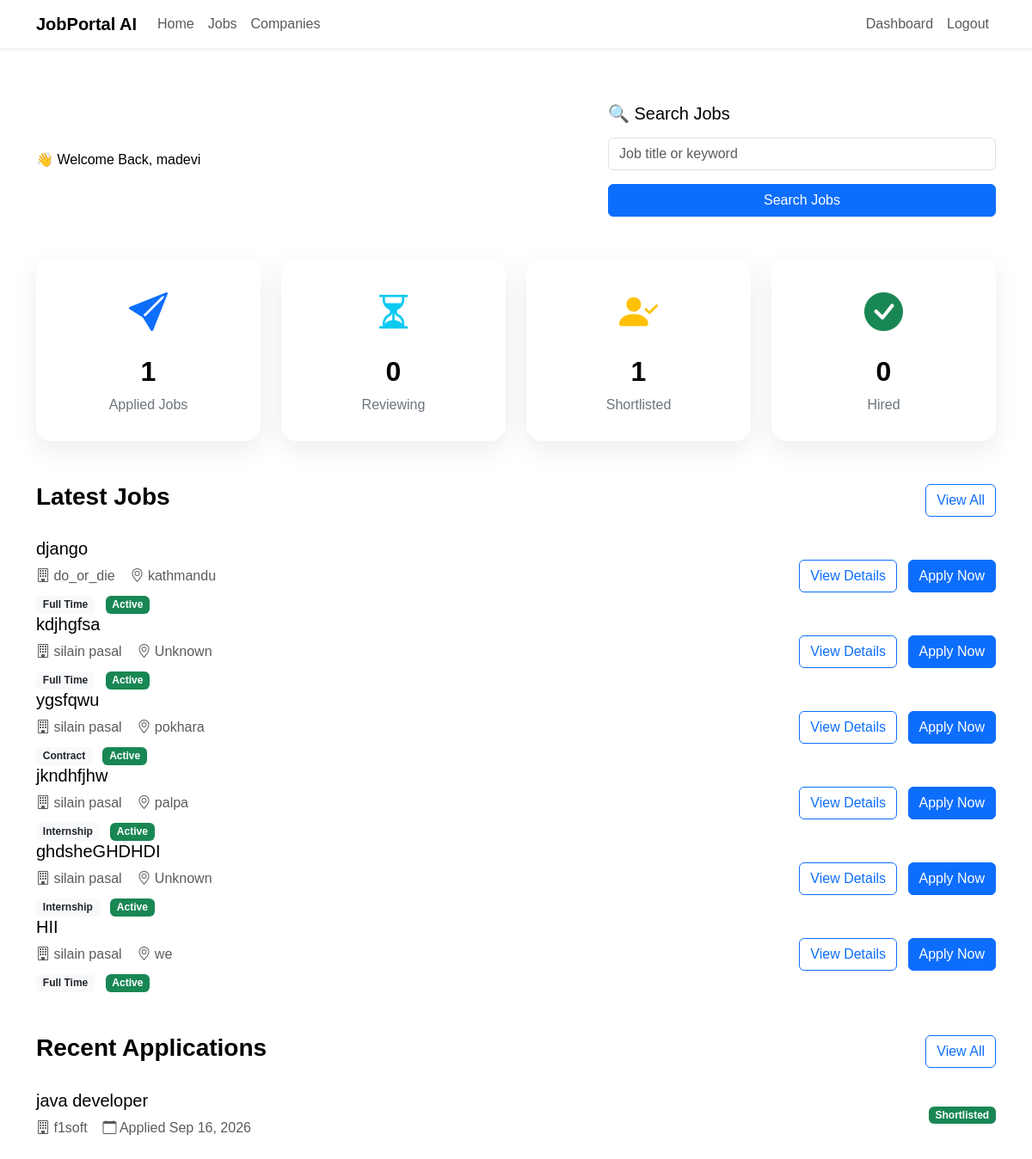
The page /applications/dashboard/ (signed in) on the database as committed earlier.
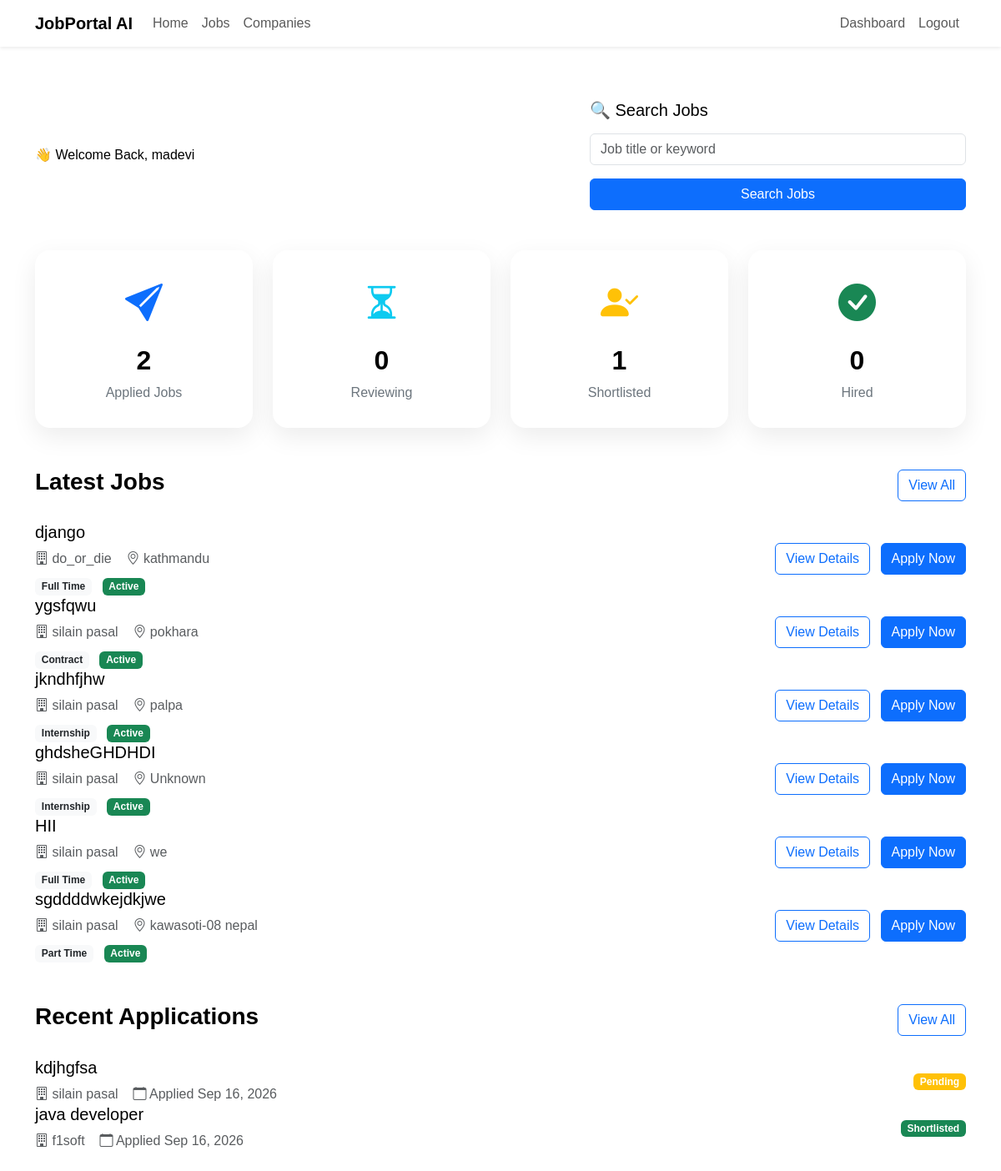
The same page on the database as committed later.
### jobs/models.py (models this page shows, shortened)
class Job(models.Model):
    class EmploymentType(models.TextChoices):
        FULL_TIME = "Full Time"
        PART_TIME = "Part Time"
        INTERNSHIP = "Internship"
        CONTRACT = "Contract"
    class ExperienceLevel(models.TextChoices):
        ENTRY =  "Entry Level"
        MID =  "Mid Level"
        SENIOR = "Senior Level"
    company = models.ForeignKey(Company,on_delete=models.CASCADE,related_name="jobs")
    title = models.CharField(max_length=200)
    slug = models.SlugField(unique=True,blank=True)
    description = models.TextField()
    location = models.CharField(max_length=150)
    employment_type = models.CharField(max_length=20,choices=EmploymentType.choices)
    experience_level = models.CharField( max_length=20, choices=ExperienceLevel.choices )
    salary_min = models.PositiveIntegerField()
    salary_max = models.PositiveIntegerField()
    vacancies = models.PositiveIntegerField(default=1)
    deadline = models.DateField()
    is_active = models.BooleanField(default=True)
    created_at = models.DateTimeField(auto_now_add=True)
    updated_at = models.DateTimeField(auto_now=True)

### companies/models.py (models this page shows, shortened)
class Company(models.Model):
    owner = models.OneToOneField(settings.AUTH_USER_MODEL,on_delete=models.CASCADE,related_name="company")
    company_name = models.CharField(max_length=200)
    slug = models.SlugField(unique=True, blank=True)
    logo = models.ImageField( upload_to="company_logos/", blank=True, null=True)
    description = models.TextField()
    website = models.URLField(blank=True)
    email = models.EmailField()
    phone = models.CharField(max_length=20)
    address = models.TextField()
    location = models.CharField(max_length=255)
    city = models.CharField(max_length=100)
    country = models.CharField(max_length=100)
    established_date = models.DateField()
    employee_count = models.PositiveIntegerField()
    created_at = models.DateTimeField(auto_now_add=True)
    updated_at = models.DateTimeField(auto_now=True)

### applications/models.py (models this page shows, shortened)
class Application(models.Model):
    applicant = models.ForeignKey( settings.AUTH_USER_MODEL, on_delete=models.CASCADE, related_name="applications" )
    job = models.ForeignKey( Job, on_delete=models.CASCADE,related_name="applications")
    resume = models.FileField( upload_to="resumes/")
    cover_letter = models.TextField( blank=True)
    status = models.CharField( max_length=20,choices=Applicationstatus.choices,default=Applicationstatus.PENDING )
    applied_at = models.DateTimeField(auto_now_add=True)
    first_name = models.CharField(max_length=100, default="")
    last_name = models.CharField(max_length=100, default="")
    location = models.CharField(max_length=100, default="")
    class Meta:
        ordering = ["-applied_at"]
        unique_together = ("applicant", "job")

### applications/views.py (the view)
# urls.py: path("dashboard/",views.applicant_dashboard,name="applicant-dashboard" ),
@login_required
def applicant_dashboard(request):
    if request.user.role != "APPLICANT":
        return redirect("dashboard")
    applied_jobs = Application.objects.filter(applicant=request.user).count()
    interview_jobs = Application.objects.filter(applicant=request.user,status=Applicationstatus.SHORTLISTED).count()
    accepted_jobs = Application.objects.filter(applicant=request.user,status=Applicationstatus.HIRED ).count()
    recent_applications = Application.objects.filter(applicant=request.user )[:5]
    recommended_jobs = Job.objects.filter(is_active=True).exclude( applications__applicant=request.user )[:6]
    reviewing_jobs = Application.objects.filter(applicant=request.user,status=Applicationstatus.REVIEWING).count()
    context = {
    "applied_jobs": applied_jobs,
    "reviewing_jobs": reviewing_jobs,
    "interview_jobs": interview_jobs,
    "accepted_jobs": accepted_jobs,
    "recommended_jobs": recommended_jobs,
    "recent_applications": recent_applications,
}
    return render(request,"applications/applicant_dashboard.html",context )

### templates/applications/applicant_dashboard.html (shortened to what the changed rows need)
{% extends "dashboard_base.html" %}
{% load static %}
{% block content %}
<div class="container py-4">
    <section class="mb-5">
        <div class="row g-4">
            <div class="col-lg-3 col-md-6">
                <div class="dashboard-card">
                    <i class="bi bi-send-fill stat-icon text-primary"></i>
                    <h2>{{ applied_jobs }}</h2>
                    <p>Applied Jobs</p>
                </div>
            </div>
            <div class="col-lg-3 col-md-6">
                <div class="dashboard-card">
                    <h2>{{ reviewing_jobs }}</h2>
                </div>
            </div>
            <div class="col-lg-3 col-md-6">
                <div class="dashboard-card">
                    <h2>{{ interview_jobs }}</h2>
                </div>
            </div>
            <div class="col-lg-3 col-md-6">
                <div class="dashboard-card">
                    <h2>{{ accepted_jobs }}</h2>
                </div>
            </div>
        </div>
    </section>
    <section>
        {% for job in recommended_jobs %}
        <div class="job-card">
            <div class="row align-items-center">
                <div class="col-lg-8">
                    <h5 class="mb-2">
                        {{ job.title }}
                    </h5>
                    <p class="text-muted mb-2">
                        <i class="bi bi-building"></i>
                        {{ job.company.company_name }}
                        <i class="bi bi-geo-alt"></i>
                        {{ job.location }}
                    </p>
                    <div>
                        <span class="badge bg-light text-dark">
                            {{ job.get_employment_type_display }}
                        </span>
                        <span class="badge bg-success ms-2">
                            Active
                        </span>
                    </div>
                </div>
                <div class="col-lg-4 text-lg-end mt-3 mt-lg-0">
                    <a href="{% url 'job-detail' job.pk %}"
                       class="btn btn-outline-primary me-2">
                        View Details
                    </a>
                    <a href="{% url 'apply-job' job.pk %}"
                       class="btn btn-primary">
                        Apply Now
                    </a>
                </div>
            </div>
        </div>
       {% endfor %}
    </section>
    <section class="mt-5">
        {% for application in recent_applications %}
        <div class="job-card">
            <div class="row align-items-center">
                <div class="col-lg-8">
                    <h5 class="mb-2">
                        {{ application.job.title }}
                    </h5>
                    <p class="text-muted mb-0">
                        <i class="bi bi-building"></i>
                        {{ application.job.company.company_name }}
                        <i class="bi bi-calendar"></i>
                        Applied {{ application.applied_at|date:"M d, Y" }}
                    </p>
                </div>
                <div class="col-lg-4 text-lg-end mt-3 mt-lg-0">
                    {% if application.status == "Pending" %}
                        <span class="badge bg-warning">{{ application.status }}</span>
                    {% elif application.status == "Reviewing" %}
                        <span class="badge bg-info">{{ application.status }}</span>
                    {% elif application.status == "Shortlisted" %}
                        <span class="badge bg-success">{{ application.status }}</span>
                    {% elif application.status == "Hired" %}
                        <span class="badge bg-primary">{{ application.status }}</span>
                    {% elif application.status == "Rejected" %}
                        <span class="badge bg-danger">{{ application.status }}</span>
                    {% endif %}
                </div>
            </div>
        </div>
        {% endfor %}
    </section>
</div>
{% endblock %}

Rows that differ between the two databases and show on the page:
no longer on this page (row unchanged): Job: title "kdjhgfsa", company.company_name "silain pasal", location "Unknown", employment_type "Full Time"
now on this page (row unchanged): Job: title "sgddddwkejdkjwe", company.company_name "silain pasal", location "kawasoti-08 nepal", employment_type "Part Time"
added Application: job "kdjhgfsa", job.company.company_name "silain pasal", applied_at "Sep 16, 2026", status "Pending"
Other text that changed with them:
{{ applied_jobs }}: "1" → "2"
